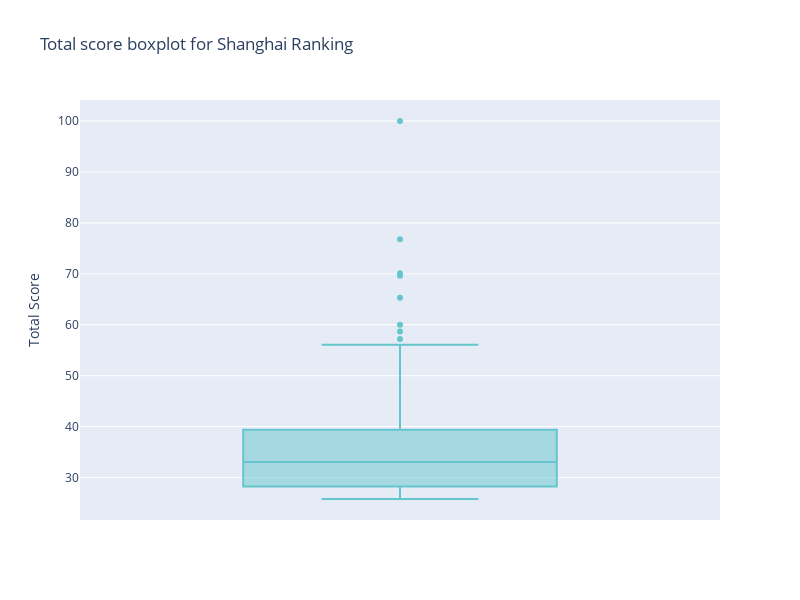

Here is the notebook cell this chart was saved with:
### Code cell
#box plot for shanghai dataset

fig = px.box(Uni_df['ARWU'], y="Total Score",color_discrete_sequence=px.colors.qualitative.Pastel, height=600, width=800, title='Total score boxplot for Shanghai Ranking')

fig.show()

### Figure 1 — Plotly figure (JSON) as saved in the notebook; plotly's stock layout.template omitted (floating-point values rounded to 4 significant figures)
{"data": [{"alignmentgroup": "True", "hovertemplate": "Total Score=%{y}<extra></extra>", "legendgroup": "", "marker": {"color": "rgb(102, 197, 204)"}, "name": "", "notched": false, "offsetgroup": "", "orientation": "v", "showlegend": false, "type": "box", "x0": " ", "xaxis": "x", "y": [100, 76.8, 70.1, 69.6, 65.3, 60, 58.7, 57.2, 56.1, 55.1, 53.2, 50.4, 50.2, 47.9, 47.5, 47, 46.8, 46.6, 45.9, 45.6, 45.5, 40.5, 40.3, 39.8, 39.5, 39.3, 39.1, 39, 38, 37.3, 37.2, 36.6, 36.1, 35.9, 35.4, 34.7, 34.6, 34.5, 34.4, 34.3, 34.2, 34.2, 33.9, 33.8, 33.8, 33.8, 33.6, 33.4, 33.3, 33.1, 33, 32.9, 32.6, 32, 32, 31.7, 31.5, 31.5, 31.4, 30.8, 30.7, 30.3, 30.3, 30.2, 30.2, 30.1, 30, 30, 29.7, 29.5, 29.3, 29.3, 29.1, 28.9, 28.4, 28.1, 27.9, 27.7, 27.5, 27.5, 27.4, 27.3, 27.2, 27.2, 27.2, 27.2, 27, 26.9, 26.8, 26.7, 26.7, 26.5, 26.5, 26.4, 26.3, 26.1, 26.1, 25.9, 25.8, 25.8], "y0": " ", "yaxis": "y"}], "layout": {"boxmode": "group", "height": 600, "legend": {"tracegroupgap": 0}, "title": {"text": "Total score boxplot for Shanghai Ranking"}, "width": 800, "xaxis": {"anchor": "y", "domain": [0, 1]}, "yaxis": {"anchor": "x", "domain": [0, 1], "title": {"text": "Total Score"}}}}
